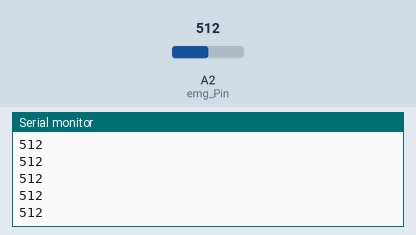
Simulated run of this sketch. Board: Arduino Uno, built with avr-gcc and run on an emulated ATmega328P. Parts: the last lines printed to the serial monitor. Inputs (shaded band) come from the test bench; at power-on: A2 (emg_Pin) = 512.

Above: at 1.2 s.
1.3 s: A2 (emg_Pin) set to 716
At 1.56 s:
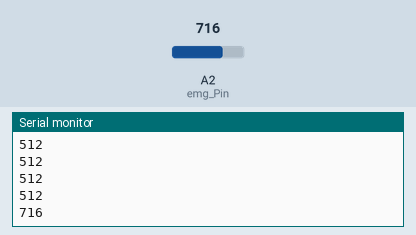
2.8 s: A2 (emg_Pin) set to 900
At 2.96 s:
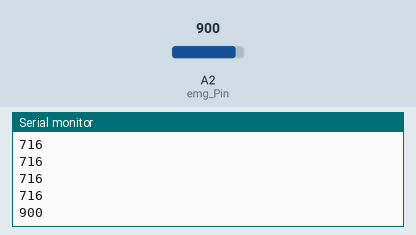
Timing chart, 0 to 5.8 s (numbered marks = the images above; inputs shaded):
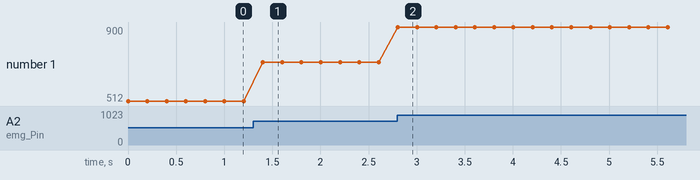

Measured:
- after the input at 1.3 s, the serial monitor: prints a new line after 0.10 s (image 1)
- after the input at 2.8 s, the serial monitor: prints a new line at once (image 2)
- plotted number 1: 512 → 716 after the input at 1.3 s, 716 → 900 after the input at 2.8 s

The sketch:

EMG_muscle_sensor_test.ino
```cpp
int emg_Pin = A2;
int emg_Value =0;


void setup() {
  // put your setup code here, to run once:
  Serial.begin(9600);

}

void loop() {
  // put your main code here, to run repeatedly:
  emg_Value = analogRead(emg_Pin);
  Serial.println(emg_Value);
  delay(200);

}
```
